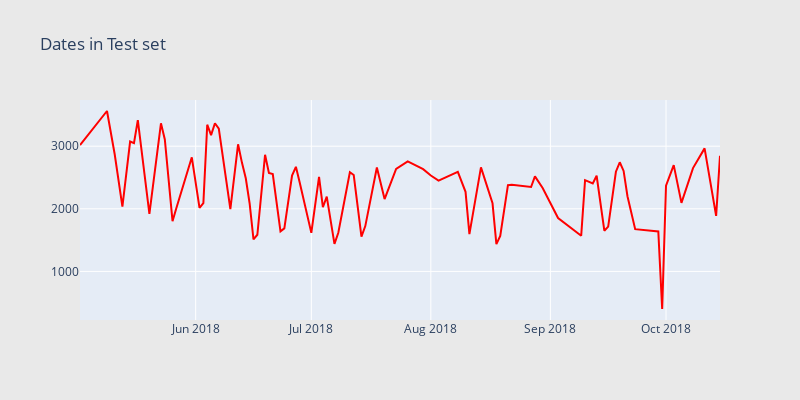

Notebook source saved alongside this figure:
### Markdown cell above
Inferences:
* We have data from 1 Aug, 2016 to 31 July, 2017 in our training dataset
* In Nov 2016, though there is an increase in the count of visitors, there is no increase in non-zero revenue counts during that time period (relative to the mean).

### Code cell
test_df['date'] = test_df['date'].apply(lambda x: datetime.date(int(str(x)[:4]), int(str(x)[4:6]), int(str(x)[6:])))
cnt_srs = test_df.groupby('date')['fullVisitorId'].size()


trace = scatter_plot(cnt_srs, 'red')

layout = go.Layout(
    height=400,
    width=800,
    paper_bgcolor='rgb(233,233,233)',
    title='Dates in Test set'
)

data = [trace]
fig = go.Figure(data=data, layout=layout)
py.iplot(fig, filename="ActivationDate")

### Figure 1 — Plotly figure (JSON) as saved in the notebook; plotly's stock layout.template omitted (floating-point values rounded to 4 significant figures)
{"data": [{"marker": {"color": "red"}, "showlegend": false, "type": "scatter", "x": ["2018-10-15", "2018-10-14", "2018-10-11", "2018-10-08", "2018-10-05", "2018-10-03", "2018-10-01", "2018-09-30", "2018-09-29", "2018-09-23", "2018-09-21", "2018-09-20", "2018-09-19", "2018-09-18", "2018-09-16", "2018-09-15", "2018-09-13", "2018-09-12", "2018-09-10", "2018-09-09", "2018-09-03", "2018-08-30", "2018-08-28", "2018-08-27", "2018-08-22", "2018-08-21", "2018-08-19", "2018-08-18", "2018-08-17", "2018-08-14", "2018-08-11", "2018-08-10", "2018-08-08", "2018-08-03", "2018-08-01", "2018-07-30", "2018-07-26", "2018-07-23", "2018-07-20", "2018-07-18", "2018-07-15", "2018-07-14", "2018-07-12", "2018-07-11", "2018-07-08", "2018-07-07", "2018-07-05", "2018-07-04", "2018-07-03", "2018-07-01", "2018-06-28", "2018-06-27", "2018-06-26", "2018-06-24", "2018-06-23", "2018-06-21", "2018-06-20", "2018-06-19", "2018-06-17", "2018-06-16", "2018-06-15", "2018-06-14", "2018-06-13", "2018-06-12", "2018-06-10", "2018-06-07", "2018-06-06", "2018-06-05", "2018-06-04", "2018-06-03", "2018-06-02", "2018-05-31", "2018-05-27", "2018-05-26", "2018-05-24", "2018-05-23", "2018-05-20", "2018-05-18", "2018-05-17", "2018-05-16", "2018-05-15", "2018-05-13", "2018-05-11", "2018-05-09", "2018-05-02"], "y": [2847, 1888, 2965, 2650, 2094, 2698, 2371, 400, 1639, 1675, 2201, 2605, 2743, 2592, 1716, 1650, 2528, 2405, 2457, 1570, 1853, 2332, 2518, 2348, 2384, 2378, 1566, 1436, 2088, 2661, 1597, 2271, 2590, 2451, 2531, 2634, 2758, 2636, 2155, 2659, 1724, 1557, 2539, 2584, 1617, 1440, 2195, 2025, 2509, 1616, 2417, 2671, 2531, 1688, 1641, 2555, 2573, 2862, 1586, 1512, 2085, 2487, 2738, 3030, 1996, 3280, 3366, 3176, 3343, 2091, 2015, 2823, 2014, 1802, 3107, 3366, 1921, 2952, 3417, 3048, 3074, 2036, 2871, 3562, 3018]}], "layout": {"height": 400, "paper_bgcolor": "rgb(233,233,233)", "title": {"text": "Dates in Test set"}, "width": 800}}
